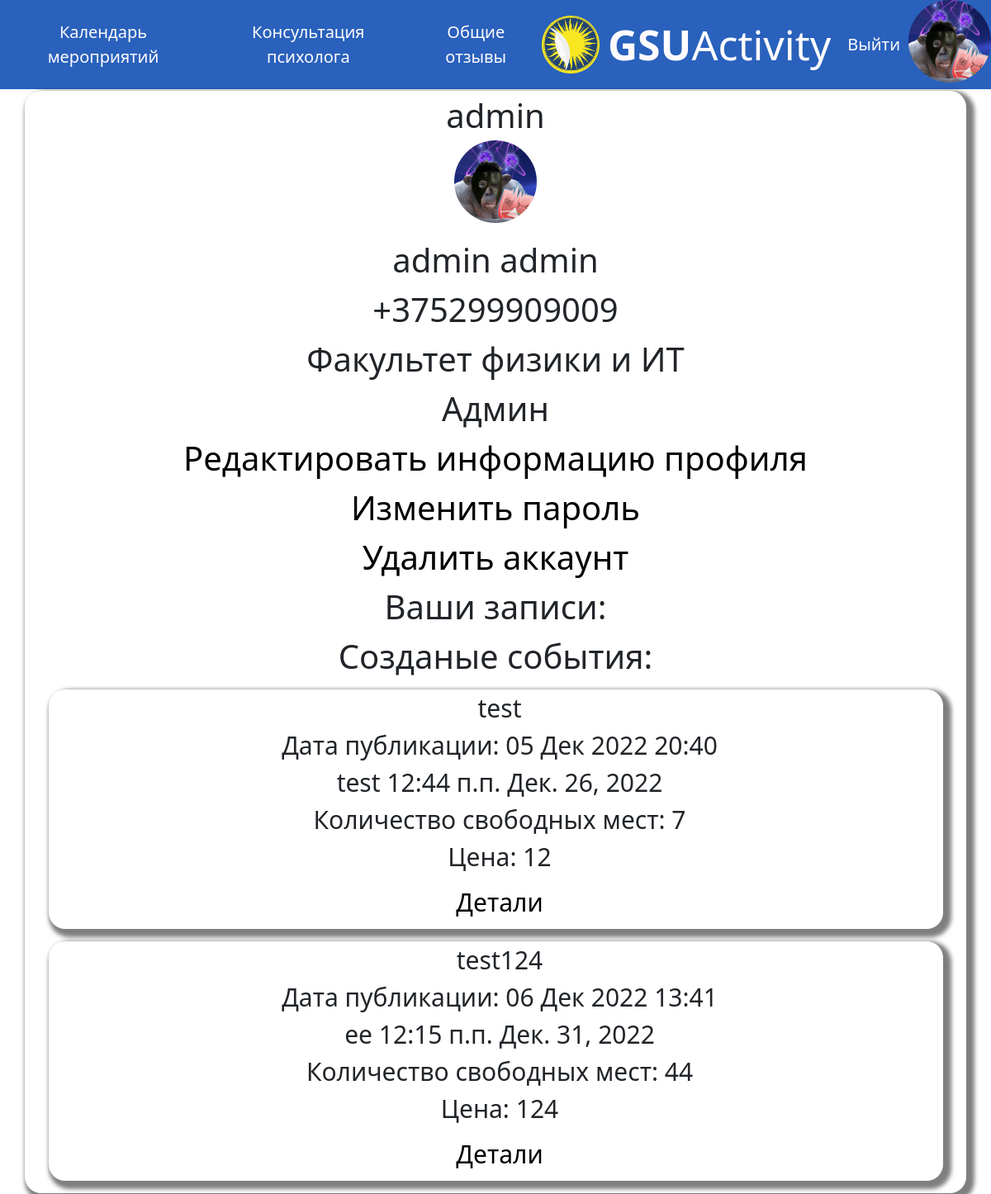
Page /profile/ (signed in) on the earlier database version.
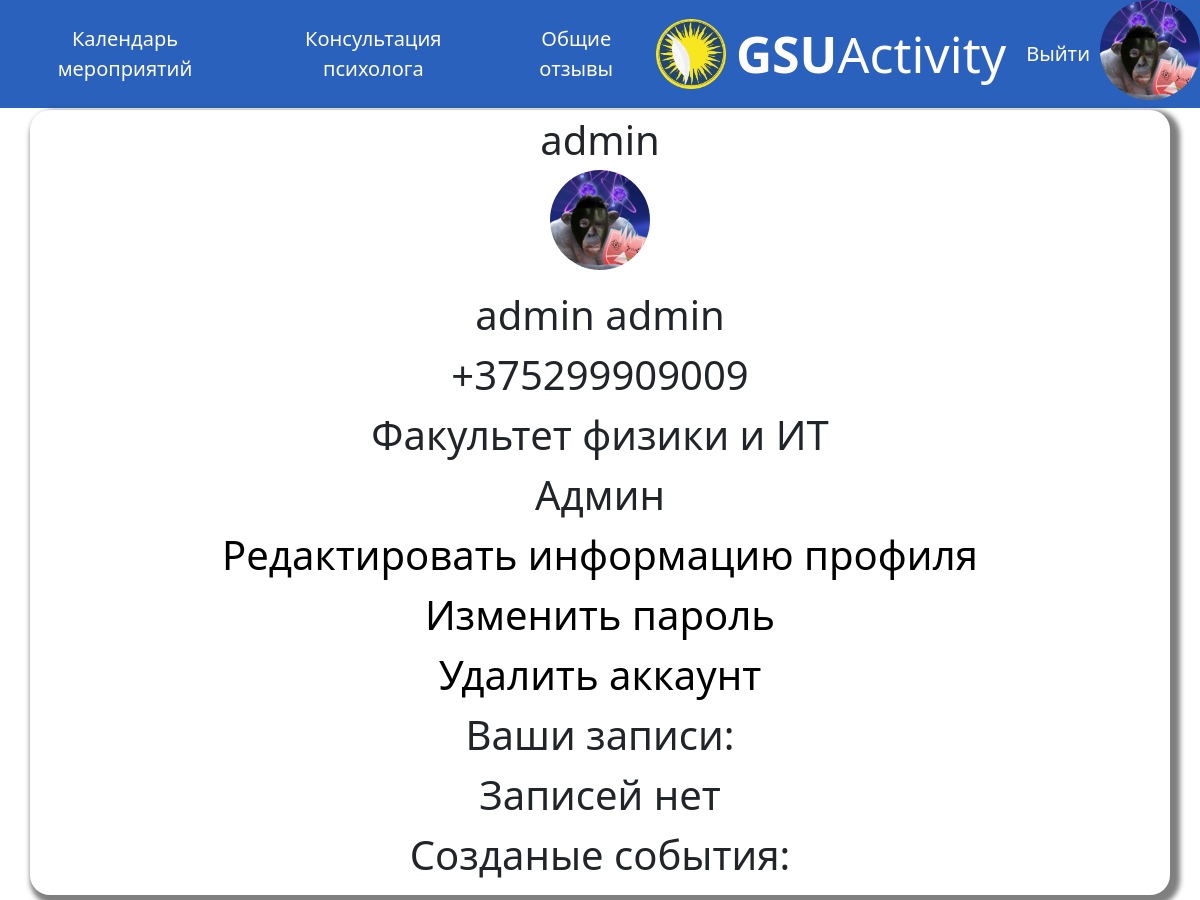
Same page on the later database version.
### news/models.py (models this page shows, shortened)
class AdvUser(AbstractUser):
    fac = (
        ('bio','Биологический факультет'),
        ('geo','Геолого-географический факультет'),
        ('ist','Факультет истории и межкультурных коммуникаций'),
        ('in','Факультет иностранных языков'),
        ('mat','Факультет математитики и ТП'),
        ('psi','Факультет психологии и педагогики'),
        ('fiz','Факультет физики и ИТ'),
        ('ffk','Факультет физической культуры'),
        ('fil','Филологический факультет'),
        ('eko','Экономический факультет'),
        ('yr','Юридичесий факультет'),
        )
    is_activated = models.BooleanField(default=True, db_index=True,verbose_name='Прошел активацию')
    avatar = models.ImageField(null=True, blank=True, upload_to="image/profile/",verbose_name='Аватарка')
    phone_num = models.CharField(unique = True, null = True, blank = False, max_length=13,verbose_name='Номер телефона')
    faculty = models.CharField(null = True, blank =False,choices=fac,max_length=50,verbose_name='Факультет')
    group = models.CharField(null = True, blank = False,max_length=10,verbose_name='Группа')
    class Meta(AbstractUser.Meta):
        pass

class Post(models.Model):
    tag = (
        ('cult','Культурно-досуговая деятельность'),
        ('sport','Спортивная деятельность'),
        ('mass','Массовые мероприятия и выставки'),
        ('trud','Трудовая и волонтерская деятельность'),
        )
    name = models.CharField(null=True, blank=False,max_length=100,verbose_name='Заголовок')
    content = models.TextField(null=True, blank=False,verbose_name='Контент')
    image = models.ImageField(upload_to='image/%Y/%m/%d/', blank=True, null=True,verbose_name='Изображение')
    file = models.FileField(upload_to='files/%Y/%m/%d/', blank=True, null=True,verbose_name='Приклепленные файлы')
    video = models.FileField(upload_to='video/%Y/%m/%d/', blank=True, null=True,verbose_name='Видео')
    audio = models.FileField(upload_to='audio/%Y/%m/%d/', blank=True, null=True,verbose_name='Аудио')
    author = models.ForeignKey(AdvUser, on_delete=models.CASCADE, null=True,verbose_name='Автор')
    pubdate = models.DateTimeField(auto_now_add=True, db_index=True, verbose_name='Дата публикации')
    eventtime = models.TimeField(db_index=True,null=True,blank=False,verbose_name='Время')
    eventdate = models.DateField(db_index=True,null=True,blank=False,verbose_name='Дата')
    stoim = models.CharField(null = True, blank = False, max_length=10,verbose_name='Стоимость')
    mesta = models.IntegerField(null = True, blank = False,default=2,validators=[MinValueValidator(0)],verbose_name='Количество мест всего')
    mesta_now = models.IntegerField(null = True, blank = False,verbose_name='Количество мест сейчас')
    mest = models.IntegerField(null = True)
    tags = models.CharField( blank = False,choices=tag, max_length=50,verbose_name='Тэг',null=True)
    zapis = models.ManyToManyField(AdvUser, related_name='Записаные',blank=True, verbose_name='Записаные', through='PostType', through_fields=('post','user'))
    class Meta:
        verbose_name_plural = 'События'
        verbose_name = 'Событие'
        ordering = ['eventdate']

### news/views.py (the view)
# urls.py: path('profile/', profile, name='profile'),
@login_required
def profile(request):
	posttypes = PostType.objects.filter(user=request.user.id)
	posts = Post.objects.filter(zapis=request.user.id)
	vists = Vist.objects.all()
	events = Event.objects.filter(zapisi=request.user.id)
	your_posts = Post.objects.filter(author=request.user.pk)
	a = date.today()
	b = a + timedelta(days=1)
	return render(request, 'news/profile.html', {'vists': vists,'posts': posts,'your_posts':your_posts,'a':a,'b':b,'events':events,'posttypes':posttypes})

### news/templates/news/profile.html (shortened to what this page needs)
{% extends "layout/basic.html" %}
{% block content %}
<div class="profile">
	<div>
		{{user.username }}<br>
		{% if user.avatar %}
	      <img class="avatar" src="{{ user.avatar.url }}"><br>
	    {% else %}
	      <img class="avatar" src="\static\news\user.png"><br>
	    {% endif %}
		<div>{{user.first_name}} {{user.last_name}}</div>
		{{user.phone_num}}<br>
		{% if user.faculty %}
		<div>{{user.get_faculty_display}}</div>
		{% endif %}
		{% if user.group %}
		<div>{{user.group}}</div>
		{% endif %}
		<a href="{% url 'news:profile_change' %}"  class="post_link">Редактировать информацию профиля</a><br>
		<a href="{% url 'news:password_change' %}"  class="post_link">Изменить пароль</a><br>
		<a href="{% url 'news:profile_delete' %}"  class="post_link">Удалить аккаунт</a><br>
	</div>
		Ваши записи:<br>
		{% if posts or events%}
			{% for event in events %}
				{% if a <  event.eventdate  %}
				{% for vist in vists %}
					{% if event in vist.event.all %}
					<div class="post">
						<div class="post-content">
							{{ vist.name}}<br>{{ vist.content}}<br>
								{{ event.eventdate }}<br>
								{{ event.eventtime }}<br>
								{% if b >= event.eventdate %}
									Нельзя отписаться<br>
								{% else %}
									{% if event.group == False %}
										<a href="{% url 'news:otpisv' pk1=vist.id pk2=event.id %}" class="post_link">ОТПИСАТЬСЯ ЛИЧНО</a><br>
									{% else %}
										<a href="{% url 'news:otpisgv' pk1=vist.id pk2=event.id %}" class="post_link">ОТПИСАТЬ ГРУППУ</a><br>
									{% endif %}
								{% endif %}
							{% if vist.image %}
								<a href="{{ vist.image.url }}"><img src="{{ vist.image.url }}" class="media"></a>
							{% endif %}
						</div>
					</div>
				{% endif %}
				{% endfor %}
				{% endif %}
			{% endfor %}
			{% for post in posts %}
				{% if a <  post.eventdate  %}
					<div class="post">
						<div class="post-content">
							{{ post.name}}<br>{{ post.content}}<br>{{ post.eventtime }} {{ post.eventdate }}<br>
							Количество свободных мест: {{ post.mesta_now }}<br>
							Цена: {{ post.stoim }}<br>
							{% if post.image %}
								<a href="{{ post.image.url }}"><img src="{{ post.image.url }}" class="media"></a><br>
							{% endif %}
							{% if b == post.eventdate %}
								Нельзя отписаться<br>
							{% else %}
								{% for posttype in posttypes %}
									{% if posttype.post_id == post.id%}
										{% if posttype.zap_type == False %}
											<a href="{% url 'news:otpis' pk=post.pk %}" class="post_link">ОТПИСАТЬСЯ ЛИЧНО</a><br>
										{% else %}
											<a href="{% url 'news:otpisg' pk=post.pk %}" class="post_link">ОТПИСАТЬ ГРУППУ</a><br>
										{% endif %}
									{% endif %}
								{% endfor %}
							{% endif %}
						</div>
					</div>
			{% endif  %}
			{% endfor %}
		{% else %}
			Записей нет<br>
		{% endif %}
		{% if user.is_superuser == 1 %}
		Созданые события:<br>
			{% if your_posts %}
				{% for post in your_posts %}
					{% if a <  post.eventdate  %}
						<div class="post">
							<div class="post-content">
								{{post.name }}<br>
								Дата публикации: {{ post.pubdate|date:"d M Y H:i" }}<br>
								{{ post.content}}  {{ post.eventtime }} {{ post.eventdate }}<br>
								Количество свободных мест: {{ post.mesta_now }}<br>
								Цена: {{ post.stoim }}<br>
							</div>
							<div class="post-author-b">
								<a href="{% url 'news:detail' pk=post.pk %}" class="post_link">Детали</a>
							</div>
						</div>
					{% endif %}
				{% endfor %}
			{% endif %}
		{% endif %}
</div>
{% endblock %}

### news/templates/layout/basic.html (shortened to what this page needs)
{% load static %}
<!DOCTYPE html>
<html>
<head>
	<link rel="stylesheet" type="text/css" href="{% static 'news/style.css' %}">
</head>
<body>
	<header>
		<nav class="nav">
			<div class="link dropdown">
				<a>Календарь мероприятий</a>
			</div>
			<a href="{% url 'news:consult' %}"  class="link">Консультация психолога</a>
			<a href="{% url 'news:otz' %}"  class="link">Общие отзывы</a>
  		</nav>
  		<div class="logo ">
  			<img src="\static\news\logo.png" class="logot"><a href="{% url 'news:index' %} " class="logo_link"><strong>GSU</strong>Activity</a>
  		</div>
     	<div class="log">
     		{% if user.is_authenticated %}
     			<a href="{% url 'news:logout' %}" class="link">Выйти</a>
				<a href="{% url 'news:profile' %}">
					{% if user.avatar %}
      					<img class="avatar" src="{{ user.avatar.url }}">
    				{% else %}
      					<img class="avatar" src="\static\news\user.png">
    				{% endif %}
			    </a>
			{% else %}
				<a href="{% url 'news:login' %}" class="link">Войти</a>
				<a href="{% url 'news:register' %}" class="link">Регистрация</a>
			{% endif %}
		</div>
	</header>
	<section>
		{% block content %}
		{% endblock %}
	</section>
</body>
</html>

### news/static/news/style.css (style rules this page uses)
:root { --bs-blue: #0d6efd; --bs-indigo: #6610f2; --bs-purple: #6f42c1; --bs-pink: #d63384; --bs-red: #dc3545; --bs-orange: #fd7e14; --bs-yellow: #ffc107; --bs-green: #198754; --bs-teal: #20c997; --bs-cyan: #0dcaf0; --bs-black: #000; --bs-white: #fff; --bs-gray: #6c757d; --bs-gray-dark: #343a40; --bs-gray-100: #f8f9fa; --bs-gray-200: #e9ecef; --bs-gray-300: #dee2e6; --bs-gray-400: #ced4da; --bs-gray-500: #adb5bd; --bs-gray-600: #6c757d; --bs-gray-700: #495057; --bs-gray-800: #343a40; --bs-gray-900: #212529; --bs-primary: #0d6efd; --bs-secondary: #6c757d; --bs-success: #198754; --bs-info: #0dcaf0; --bs-warning: #ffc107; --bs-danger: #dc3545; --bs-light: #f8f9fa; --bs-dark: #212529; --bs-primary-rgb: 13, 110, 253; --bs-secondary-rgb: 108, 117, 125; --bs-success-rgb: 25, 135, 84; --bs-info-rgb: 13, 202, 240; --bs-warning-rgb: 255, 193, 7; --bs-danger-rgb: 220, 53, 69; --bs-light-rgb: 248, 249, 250; --bs-dark-rgb: 33, 37, 41; --bs-white-rgb: 255, 255, 255; --bs-black-rgb: 0, 0, 0; --bs-body-color-rgb: 33, 37, 41; --bs-body-bg-rgb: 255, 255, 255; --bs-font-sans-serif: system-ui, -apple-system, "Segoe UI", Roboto, "Helvetica Neue", "Noto Sans", "Liberation Sans", Arial, sans-serif, "Apple Color Emoji", "Segoe UI Emoji", "Segoe UI Symbol", "Noto Color Emoji"; --bs-font-monospace: SFMono-Regular, Menlo, Monaco, Consolas, "Liberation Mono", "Courier New", monospace; --bs-gradient: linear-gradient(180deg, rgba(255, 255, 255, 0.15), rgba(255, 255, 255, 0)); --bs-body-font-family: var(--bs-font-sans-serif); --bs-body-font-size: 1rem; --bs-body-font-weight: 400; --bs-body-line-height: 1.5; --bs-body-color: #212529; --bs-body-bg: #fff; --bs-border-width: 1px; --bs-border-style: solid; --bs-border-color: #dee2e6; --bs-border-color-translucent: rgba(0, 0, 0, 0.175); --bs-border-radius: 0.375rem; --bs-border-radius-sm: 0.25rem; --bs-border-radius-lg: 0.5rem; --bs-border-radius-xl: 1rem; --bs-border-radius-2xl: 2rem; --bs-border-radius-pill: 50rem; --bs-link-color: #0d6efd; --bs-link-hover-color: #0a58ca; --bs-code-color: #d63384; --bs-highlight-bg: #fff3cd; }
body { background: #F2F7F2; background-attachment: fixed; background-size: cover; margin: 0; font-family: var(--bs-body-font-family); font-size: var(--bs-body-font-size); font-weight: var(--bs-body-font-weight); line-height: var(--bs-body-line-height); color: var(--bs-body-color); text-align: var(--bs-body-text-align); background-color: var(--bs-body-bg); -webkit-text-size-adjust: 100%; -webkit-tap-highlight-color: rgba(0, 0, 0, 0); }
header { display: flex; justify-content: space-around; background: #2961BC; flex-direction: row; align-items: center; margin: -8px; font-size: 30px; }
.logot { width: 100px; }
.logo { display: flex; align-items: center; font-size: 80px; }
.nav { display: flex; align-items: center; }
.log { display: flex; align-items: center; }
section { display: flex; flex-direction: column; align-items: center; flex-wrap:wrap; }
.avatar { width: 100px; height: 100px; border-radius: 50%; }
.link { margin: 10px; text-decoration: none; color: #fffcff; }
.logo_link { color: #fffcff; margin: 10px; text-decoration: none; }
.post_link { color: black; text-decoration: none; }
.profile { margin-top: 10px; font-size: 40px; margin-bottom: 5px; border-radius: 20px; width:70%; box-shadow: 5px 5px 5px 5px rgba(0,0,0,0.5); margin-bottom: 5px; padding-bottom: 10px; display: flex; flex-direction: column; align-items: center; text-align: center; flex-wrap:wrap; }
.dropdown { position: relative; }
@media (max-width: 1800px) { header { display: flex; justify-content: space-between; background: #2961BC; align-items: center; margin-top: 0px; padding-right:8px; padding-left:8px; } }
@media (max-width: 1800px) { .logo { display: flex; align-items: center; font-size: 50px; justify-content: center; } }
@media (max-width: 1800px) { .nav { display: flex; align-items: center; text-align: center; font-size: 30px; justify-content: space-between; } }
@media (max-width: 1800px) { .log { display: flex; align-items: center; font-size: 30px; justify-content: center; } }
@media (max-width: 1800px) { .logot { width: 70px; } }
@media (max-width: 1366px) { .profile { width: 95%; } }
@media (max-width: 1366px) { .nav { display: flex; align-items: center; text-align: center; font-size: 20px; justify-content: space-between; } }
@media (max-width: 1366px) { .log { display: flex; align-items: center; font-size: 20px; justify-content: center; } }

Differences in the rows shown:
removed Post: name "test", pubdate "05 Дек 2022 20:40", content "test", eventtime "12:44 п.п.", eventdate "Дек. 26, 2022", mesta_now "7", stoim "12"
removed Post: name "test124", pubdate "06 Дек 2022 13:41", content "ee", eventtime "12:15 п.п.", eventdate "Дек. 31, 2022", mesta_now "44", stoim "124"
Other differences:
text now shown: "Записей нет"
